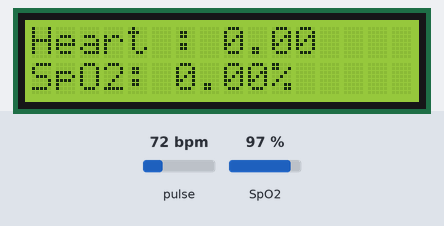
This sketch was run on a simulated Arduino Uno, built with avr-gcc and run on an emulated ATmega328P. Parts: 16×2 character LCD. The inputs (shaded band) are chosen by the test bench; at power-on: pulse 72 bpm, SpO2 97 %. What the sketch prints to the serial monitor is not drawn.

Above: at 4.2 s.
4.3 s: pulse set to 42 bpm
At 7.0 s:
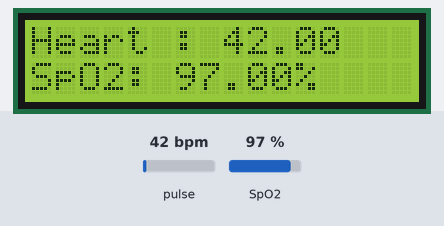
7.3 s: SpO2 set to 100 %
At 8.7 s:
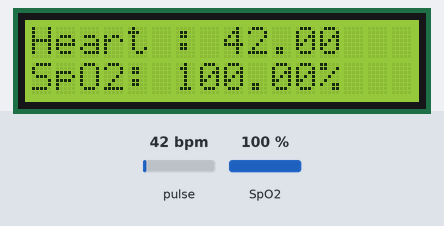
10.3 s: pulse set to 70 bpm
At 12.0 s:
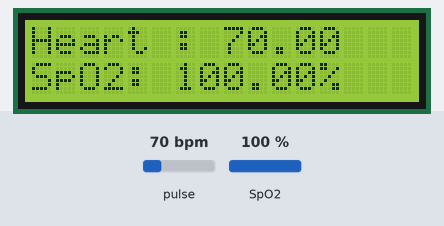
12.8 s: SpO2 set to 80 %
At 14.6 s:
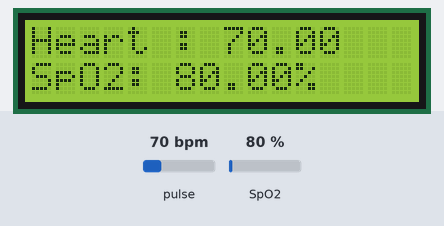
Timing chart, 0 to 15.9 s (numbered marks = the images above; inputs shaded):
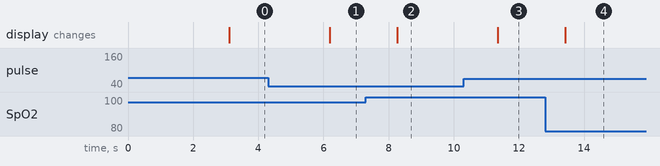

The sketch:

max30100.ino
```cpp
#include <LiquidCrystal_I2C.h> //#include < Wire .h> we are removing this because it is already added in liquid crystal library
#include "MAX30100_PulseOximeter.h"

#include <SoftwareSerial.h>
#define Rx 2
#define Tx 3

SoftwareSerial mySerial(Rx, Tx);


// Create the lcd object address 0x27 and 16 columns x 2 rows
LiquidCrystal_I2C lcd (0x27, 16,2); //we can find the address through I2C address scanner

#define REPORTING_PERIOD_MS     1000

PulseOximeter pox;
uint32_t tsLastReport = 0;
int count =0;

void onBeatDetected()
{

}

void setup()
{
    Serial.begin(115200);
    mySerial.begin(115200);
    Serial.print("Initializing pulse oximeter..");
    lcd.init ();
    lcd. backlight ();
    lcd.print("Initializing...");
    delay(3000);
    lcd.clear();

    // Initialize the PulseOximeter instance
    // Failures are generally due to an improper wiring, missing power supply
    if (!pox.begin()) {
        Serial.println("FAILED");
        for(;;);
    } else {
        Serial.println("SUCCESS");
    }
     pox.setIRLedCurrent(MAX30100_LED_CURR_7_6MA);

    // Register a callback for the beat detection
    pox.setOnBeatDetectedCallback(onBeatDetected);
}

void loop()
{
    // Make sure to call update as fast as possible
    pox.update();
    if (millis() - tsLastReport > REPORTING_PERIOD_MS) {

      float heartbeat = pox.getHeartRate();
      float concentration = pox.getSpO2();

  // Tạo chuỗi chứa các giá trị đọc được
  String dataString = String(heartbeat) + "," + String(concentration) ;

  // Gửi chuỗi qua giao thức UART đến ESP8266
  mySerial.println(dataString);

  // In chuỗi ra Serial Monitor để kiểm tra
  //Serial.println(dataString);


        lcd.clear();
        lcd.setCursor(0,0);
        lcd.print("Heart : ");
        lcd.print(heartbeat);

        lcd.setCursor(0,1);
        lcd.print("SpO2: ");
        lcd.print(concentration);
        lcd.print("%");


        tsLastReport = millis();

    }

}
```

Measured:
- after the input at 4.3 s, the display: changes after 1.9 s (image 1)
- after the input at 7.3 s, the display: changes after 0.96 s (image 2)
- after the input at 10.3 s, the display: changes after 1.1 s (image 3)
- after the input at 12.8 s, the display: changes after 0.62 s (image 4)
